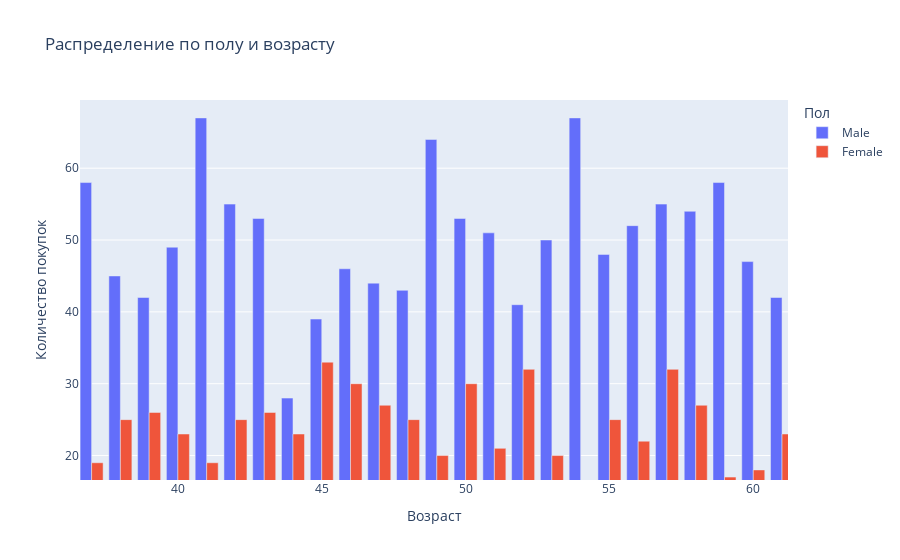

The code cell stored with this chart in its notebook:
### Code cell
fig = px.bar(most_frequent, x="Age", y="Count", color="Gender", barmode="group",
             labels={"Count": "Количество покупок", "Age": "Возраст", "Gender": "Пол"},
             title="Распределение по полу и возрасту")

fig.show()

### Figure 1 — Plotly figure (JSON) as saved in the notebook; plotly's stock layout.template omitted (floating-point values rounded to 4 significant figures)
{"data": [{"alignmentgroup": "True", "hovertemplate": "Пол=Male<br>Возраст=%{x}<br>Количество покупок=%{y}<extra></extra>", "legendgroup": "Male", "marker": {"color": "#636efa", "pattern": {"shape": ""}}, "name": "Male", "offsetgroup": "Male", "orientation": "v", "showlegend": true, "textposition": "auto", "type": "bar", "x": [54, 41, 25, 49, 69, 32, 37, 59, 57, 27, 42, 64, 19, 58, 29, 28, 68, 43, 50, 56, 51, 62, 30, 66, 21, 53, 65, 36, 35, 20, 31, 18, 40, 55, 60, 24, 63, 34, 23, 46, 38, 70, 47, 26, 48, 61, 39, 52, 67, 33, 45, 22, 44], "xaxis": "x", "y": [67, 67, 64, 64, 63, 59, 58, 58, 55, 55, 55, 54, 54, 54, 53, 53, 53, 53, 53, 52, 51, 51, 51, 50, 50, 50, 50, 50, 50, 50, 49, 49, 49, 48, 47, 47, 47, 46, 46, 46, 45, 45, 44, 44, 43, 42, 42, 41, 40, 40, 39, 38, 28], "yaxis": "y"}, {"alignmentgroup": "True", "hovertemplate": "Пол=Female<br>Возраст=%{x}<br>Количество покупок=%{y}<extra></extra>", "legendgroup": "Female", "marker": {"color": "#EF553B", "pattern": {"shape": ""}}, "name": "Female", "offsetgroup": "Female", "orientation": "v", "showlegend": true, "textposition": "auto", "type": "bar", "x": [45, 52, 57, 62, 31, 46, 50, 22, 27, 63, 58, 19, 47, 43, 39, 28, 38, 42, 69, 26, 23, 55, 48, 36, 29, 61, 32, 44, 33, 40, 35, 65, 34, 68, 70, 56, 66, 51, 25, 24, 18, 30, 49, 53, 37, 41, 64, 21, 60, 59, 54, 67, 20], "xaxis": "x", "y": [33, 32, 32, 32, 30, 30, 30, 28, 28, 28, 27, 27, 27, 26, 26, 26, 25, 25, 25, 25, 25, 25, 25, 24, 23, 23, 23, 23, 23, 23, 22, 22, 22, 22, 22, 22, 21, 21, 21, 21, 20, 20, 20, 20, 19, 19, 19, 19, 18, 17, 16, 14, 12], "yaxis": "y"}], "layout": {"autosize": true, "barmode": "group", "legend": {"title": {"text": "Пол"}, "tracegroupgap": 0}, "title": {"text": "Распределение по полу и возрасту"}, "xaxis": {"anchor": "y", "autorange": false, "domain": [0, 1], "range": [36.6, 61.21], "title": {"text": "Возраст"}, "type": "linear"}, "yaxis": {"anchor": "x", "autorange": false, "domain": [0, 1], "range": [16.6, 69.49], "title": {"text": "Количество покупок"}, "type": "linear"}}}
